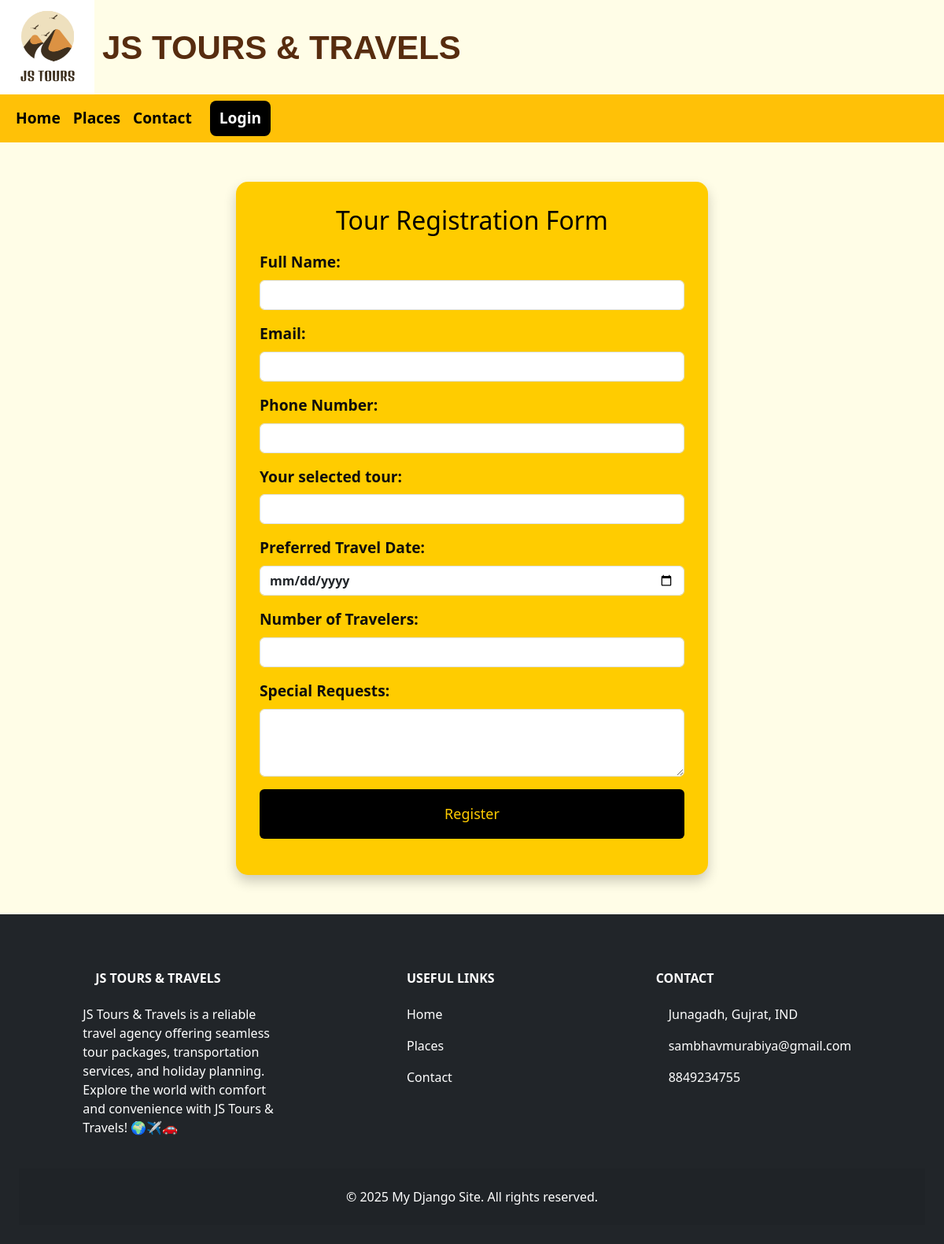
Page /book/?title=Dwarka on the earlier database version.
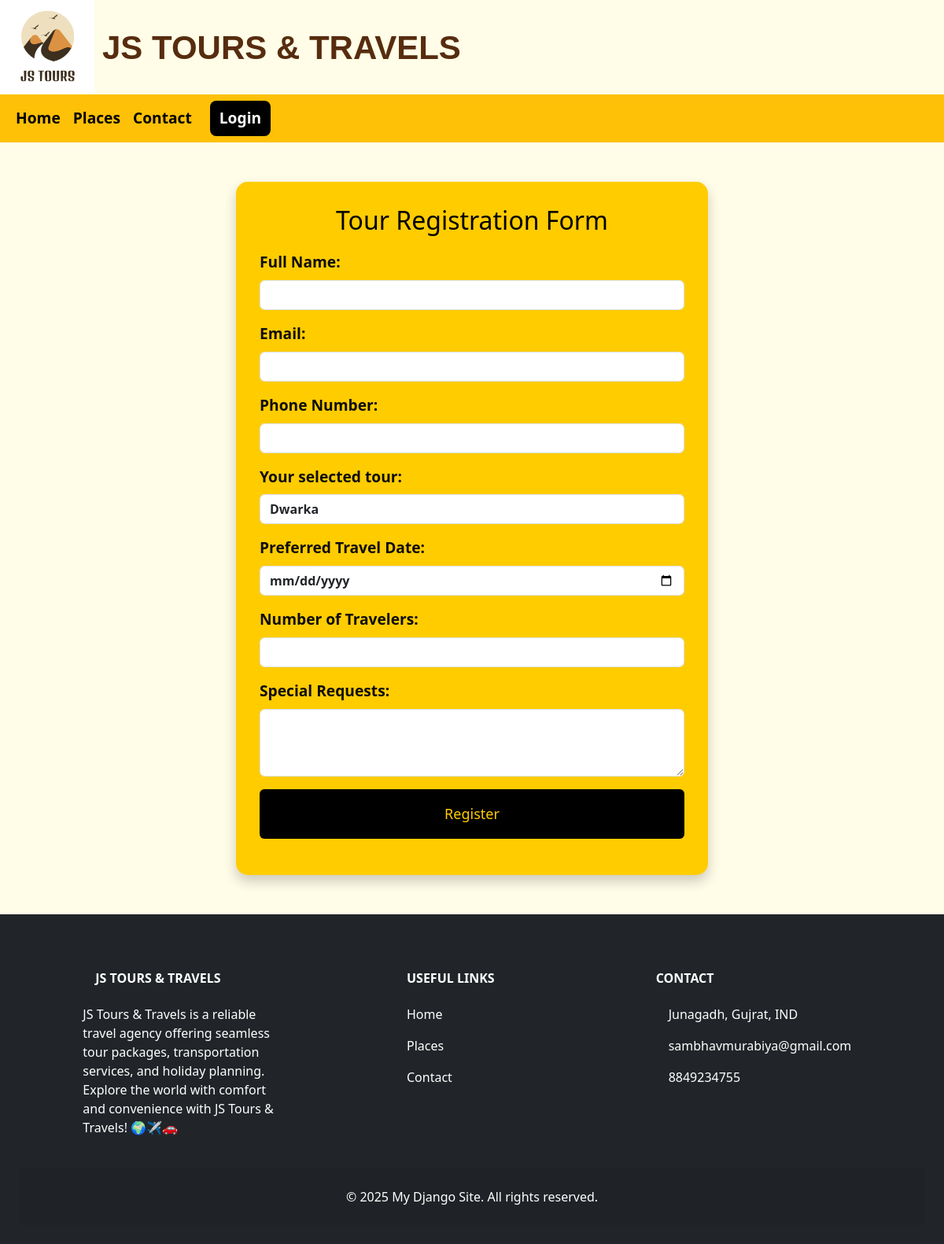
Same page on the later database version.
### webapp/models.py (models this page shows, shortened)
class Tour(models.Model):
    image = models.ImageField(upload_to='tour_images/', blank=True)
    title = models.CharField(max_length=200)
    description = models.TextField()

### webapp/views.py (the view, shortened to what this page needs)
# urls.py: path('book/',views.book,name='book'),
def book(request, booking_id=None):
    if booking_id:
        tourbooking = get_object_or_404(TourBooking, id=booking_id)
    else:
        tourbooking = None
    title = request.GET.get('title')
    tour = Tour.objects.filter(title=title).first() if title else None
    context = {
        'tour': tour,
        'tourbooking': tourbooking
    }
    return render(request, 'book.html', context)

### templates/book.html (shortened to what this page needs)
{% include 'header.html' %}
<!DOCTYPE html>
<html lang="en">
<head>
    <link rel="stylesheet" href="/static/css/nav.css">
    <link href="https://cdn.jsdelivr.net/npm/bootstrap@5.3.3/dist/css/bootstrap.min.css" rel="stylesheet">
</head>
<body>
  <div class="container">
    <div class="r-f">
      <h1>{% if tourbooking %}Update Tour{% else %}Tour Registration Form{% endif %}</h1>
      <form method="POST" action="{% if tourbooking %}{% url 'update_booking' tourbooking.id %}{% else %}{% url 'book' %}{% endif %}" enctype="multipart/form-data">
        <div class="mb-3">
          <label for="fullname" class="form-label">Full Name:</label>
          <input type="text" id="fullname" name="fullname" class="form-control" value="{{ tourbooking.fullname|default_if_none:'' }}" required>
        </div>
        <div class="mb-3">
          <label for="email" class="form-label">Email:</label>
          <input type="email" id="email" name="email" class="form-control" value="{{ tourbooking.email }}" required>
        </div>
        <div class="mb-3">
          <label for="phonenumber" class="form-label">Phone Number:</label>
          <input type="number" id="phonenumber" name="phonenumber" class="form-control" value="{{ tourbooking.phonenumber }}" required>
        </div>
        <div class="mb-3">
          <label for="selected_tour" class="form-label">Your selected tour:</label>
          <input type="text" id="selected_tour" name="selected_tour" class="form-control"
                 value="{% if tourbooking %}{{ tourbooking.selected_tour }}{% elif tour %}{{ tour.title }}{% endif %}" required>
        </div>
        <div class="mb-3">
          <label for="preferred_travel_date" class="form-label">Preferred Travel Date:</label>
          <input type="date" id="preferred_travel_date" name="preferred_travel_date" class="form-control" value="{{ tourbooking.preferred_travel_date }}" required>
        </div>
        <div class="mb-3">
          <label for="number_of_travelers" class="form-label">Number of Travelers:</label>
          <input type="number" id="number_of_travelers" name="number_of_travelers" min="1" class="form-control" value="{{ tourbooking.number_of_travelers }}" required>
        </div>
        <div class="mb-3">
          <label for="special_requests" class="form-label">Special Requests:</label>
          <textarea id="special_requests" name="special_requests" class="form-control" rows="3">{{ tourbooking.special_requests }}</textarea>
        </div>
        <button type="submit" class="btn btn-custom w-100">
          {% if tourbooking %}Update Tour{% else %}Register{% endif %}
        </button>
      </form>
    </div>
</div>
{% include 'footer.html' %}
</body>
</html>

Differences in the rows shown:
added Tour: selected_tour "Dwarka"
